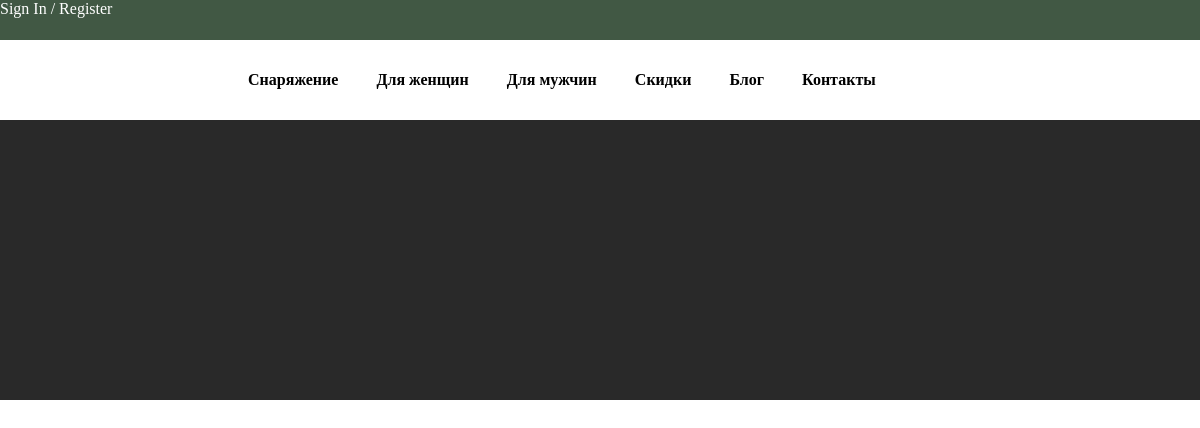
The app's page /, older data.
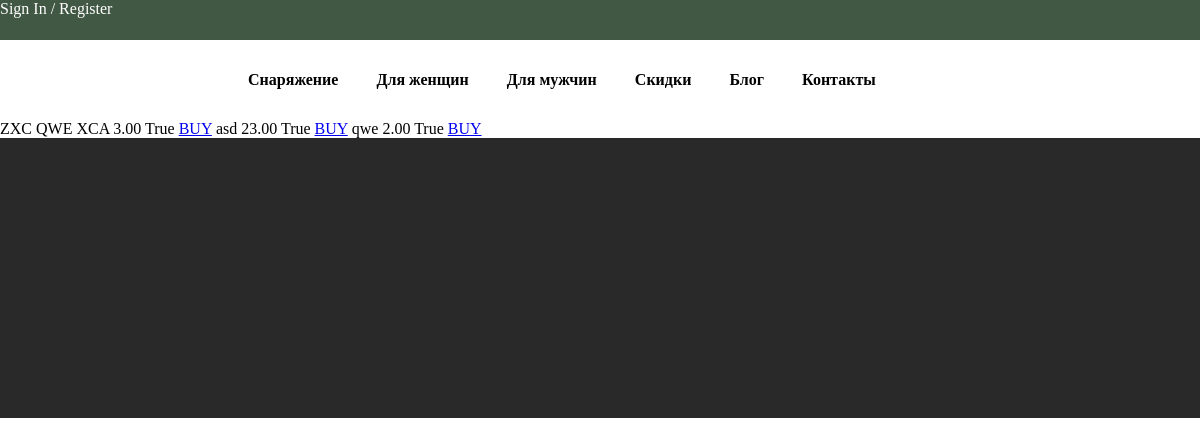
The same page, newer data.
### shop/models.py (models this page shows, shortened)
class Product(models.Model):
    name = models.CharField(max_length=150, db_index=True)
    slug = models.CharField(max_length=150, db_index=True, unique=True)
    image = models.ImageField(upload_to='product/%Y/%m/%d', blank=True)
    image_on_hover = models.ImageField(upload_to='product/%Y/%m/%d', blank=True, null=True)
    description = models.TextField(max_length=1000, blank=True)
    price = models.DecimalField(max_digits=10, decimal_places=2)
    available = models.BooleanField(default=True)
    created = models.DateTimeField(auto_now_add=True)
    uploaded = models.DateTimeField(auto_now=True)
    rating = models.FloatField(null=True, blank=True)
    people_voted = models.IntegerField(default=0)
    class Meta:
        ordering = ('name',)
        verbose_name = 'Товар'
        verbose_name_plural = 'Товары'
        index_together = (('id', 'slug'), )

### shop/views.py (the view)
# urls.py: path('', main_page, name='main_page'),
def main_page(request: WSGIRequest) -> HttpResponse:
    context = {'products': Product.objects.all()}
    return render(request, 'shop/main.html', context)

### shop/context_processors.py (called while the page is built)
def cart(request):
    return {'cart': Cart(request)}

### templates/shop/main.html (shortened to what this page needs)
{% extends 'shop/base.html' %}
{% block content %}
{% for product in products %}
    {{ product.name }}
    {{ product.price }}
    {{ product.available }}
    <a href="{% url 'shop:add_to_cart' %}">BUY</a>
{% endfor %}
{% endblock content %}

### templates/shop/base.html (shortened to what this page needs)
<!DOCTYPE html>
{% load static %}
<html lang="en">
<head>
<link rel="stylesheet" href="{% static 'shop/base.css' %}">
</head>
<body>
<header>
    <div class="upper_header_row">
        <div>
            <a>Sign In / Register</a>
        </div>
    </div>
    <div class="header_row">
        <a class="header_p">Снаряжение</a>
        <a class="header_p">Для женщин</a>
        <a class="header_p">Для мужчин</a>
        <a class="header_p">Скидки</a>
        <a class="header_p">Блог</a>
        <a class="header_p">Контакты</a>
    </div>
</header>
{% block content %}
{% endblock content %}
<footer>
</footer>
</body>
</html>

### static/shop/base.css (style rules this page uses)
* { padding: 0; margin: 0; }
.header_row { display: flex; flex-direction: row; justify-content: space-between; width: 65%; margin: 0 auto; height: 10vh; }
.upper_header_row { background-color: #415844; height: 5vh; color: white; }
.header_p { font-size: 16px; width: max-content; font-weight: 650; align-self: center; }
footer { height: 35vh; background-color: #292929; }

Row changes from the older to the newer data that the page shows:
added Product: name "ZXC QWE XCA", price "3.00", available "True"
added Product: name "asd", price "23.00", available "True"
added Product: name "qwe", price "2.00", available "True"
